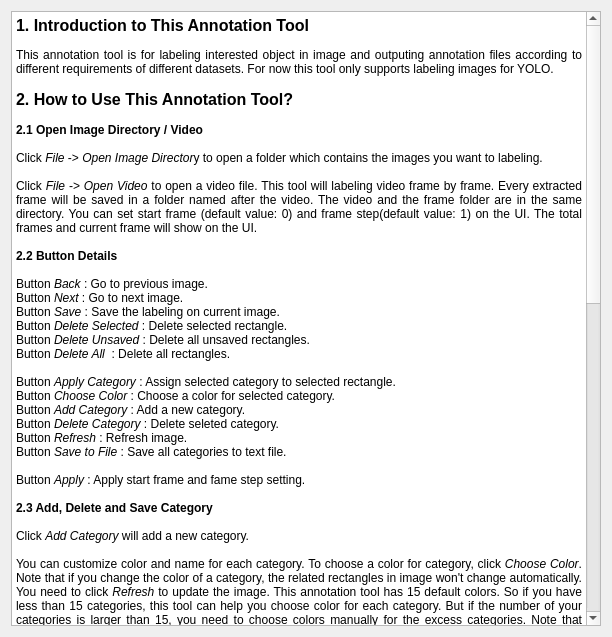
<?xml version="1.0" encoding="UTF-8"?>
<ui version="4.0">
 <class>Dialog</class>
 <widget class="QDialog" name="Dialog">
  <property name="geometry">
   <rect>
    <x>0</x>
    <y>0</y>
    <width>612</width>
    <height>637</height>
   </rect>
  </property>
  <property name="windowTitle">
   <string>Dialog</string>
  </property>
  <layout class="QHBoxLayout" name="horizontalLayout">
   <item>
    <widget class="QTextEdit" name="textEdit">
     <property name="readOnly">
      <bool>true</bool>
     </property>
     <property name="html">
      <string>&lt;!DOCTYPE HTML PUBLIC &quot;-//W3C//DTD HTML 4.0//EN&quot; &quot;http://www.w3.org/TR/REC-html40/strict.dtd&quot;&gt;
&lt;html&gt;&lt;head&gt;&lt;meta name=&quot;qrichtext&quot; content=&quot;1&quot; /&gt;&lt;style type=&quot;text/css&quot;&gt;
p, li { white-space: pre-wrap; }
&lt;/style&gt;&lt;/head&gt;&lt;body style=&quot; font-family:'MS Shell Dlg 2'; font-size:8.25pt; font-weight:400; font-style:normal;&quot;&gt;
&lt;p style=&quot; margin-top:0px; margin-bottom:0px; margin-left:0px; margin-right:0px; -qt-block-indent:0; text-indent:0px;&quot;&gt;&lt;span style=&quot; font-size:12pt; font-weight:600;&quot;&gt;1. Introduction to This Annotation Tool&lt;/span&gt;&lt;/p&gt;
&lt;p style=&quot;-qt-paragraph-type:empty; margin-top:0px; margin-bottom:0px; margin-left:0px; margin-right:0px; -qt-block-indent:0; text-indent:0px;&quot;&gt;&lt;br /&gt;&lt;/p&gt;
&lt;p align=&quot;justify&quot; style=&quot; margin-top:0px; margin-bottom:0px; margin-left:0px; margin-right:0px; -qt-block-indent:0; text-indent:0px;&quot;&gt;&lt;span style=&quot; font-size:9pt;&quot;&gt;This annotation tool is for labeling interested object in image and outputing annotation files according to different requirements of different datasets. For now this tool only supports labeling images for YOLO.&lt;/span&gt;&lt;/p&gt;
&lt;p align=&quot;justify&quot; style=&quot;-qt-paragraph-type:empty; margin-top:0px; margin-bottom:0px; margin-left:0px; margin-right:0px; -qt-block-indent:0; text-indent:0px; font-size:9pt;&quot;&gt;&lt;br /&gt;&lt;/p&gt;
&lt;p align=&quot;justify&quot; style=&quot; margin-top:0px; margin-bottom:0px; margin-left:0px; margin-right:0px; -qt-block-indent:0; text-indent:0px;&quot;&gt;&lt;span style=&quot; font-size:12pt; font-weight:600;&quot;&gt;2. How to Use This Annotation Tool?&lt;/span&gt;&lt;/p&gt;
&lt;p align=&quot;justify&quot; style=&quot;-qt-paragraph-type:empty; margin-top:0px; margin-bottom:0px; margin-left:0px; margin-right:0px; -qt-block-indent:0; text-indent:0px; font-size:9pt;&quot;&gt;&lt;br /&gt;&lt;/p&gt;
&lt;p align=&quot;justify&quot; style=&quot; margin-top:0px; margin-bottom:0px; margin-left:0px; margin-right:0px; -qt-block-indent:0; text-indent:0px;&quot;&gt;&lt;span style=&quot; font-size:9pt; font-weight:600;&quot;&gt;2.1 Open Image Directory / Video&lt;/span&gt;&lt;/p&gt;
&lt;p align=&quot;justify&quot; style=&quot;-qt-paragraph-type:empty; margin-top:0px; margin-bottom:0px; margin-left:0px; margin-right:0px; -qt-block-indent:0; text-indent:0px; font-size:9pt;&quot;&gt;&lt;br /&gt;&lt;/p&gt;
&lt;p align=&quot;justify&quot; style=&quot; margin-top:0px; margin-bottom:0px; margin-left:0px; margin-right:0px; -qt-block-indent:0; text-indent:0px;&quot;&gt;&lt;span style=&quot; font-size:9pt;&quot;&gt;Click &lt;/span&gt;&lt;span style=&quot; font-size:9pt; font-style:italic;&quot;&gt;File &lt;/span&gt;&lt;span style=&quot; font-size:9pt;&quot;&gt;-&amp;gt; &lt;/span&gt;&lt;span style=&quot; font-size:9pt; font-style:italic;&quot;&gt;Open Image Director&lt;/span&gt;&lt;span style=&quot; font-size:9pt;&quot;&gt;y to open a folder which contains the images you want to labeling. &lt;/span&gt;&lt;/p&gt;
&lt;p align=&quot;justify&quot; style=&quot;-qt-paragraph-type:empty; margin-top:0px; margin-bottom:0px; margin-left:0px; margin-right:0px; -qt-block-indent:0; text-indent:0px; font-size:9pt;&quot;&gt;&lt;br /&gt;&lt;/p&gt;
&lt;p align=&quot;justify&quot; style=&quot; margin-top:0px; margin-bottom:0px; margin-left:0px; margin-right:0px; -qt-block-indent:0; text-indent:0px;&quot;&gt;&lt;span style=&quot; font-size:9pt;&quot;&gt;Click &lt;/span&gt;&lt;span style=&quot; font-size:9pt; font-style:italic;&quot;&gt;File&lt;/span&gt;&lt;span style=&quot; font-size:9pt;&quot;&gt; -&amp;gt; &lt;/span&gt;&lt;span style=&quot; font-size:9pt; font-style:italic;&quot;&gt;Open Video &lt;/span&gt;&lt;span style=&quot; font-size:9pt;&quot;&gt;to open a video file. This tool will labeling video frame by frame. Every extracted frame will be saved in a folder named after the video. The video and the frame folder are in the same directory. You can set start frame (default value: 0) and frame step(default value: 1) on the UI. The total frames and current frame will show on the UI.&lt;/span&gt;&lt;/p&gt;
&lt;p align=&quot;justify&quot; style=&quot;-qt-paragraph-type:empty; margin-top:0px; margin-bottom:0px; margin-left:0px; margin-right:0px; -qt-block-indent:0; text-indent:0px; font-size:9pt;&quot;&gt;&lt;br /&gt;&lt;/p&gt;
&lt;p align=&quot;justify&quot; style=&quot; margin-top:0px; margin-bottom:0px; margin-left:0px; margin-right:0px; -qt-block-indent:0; text-indent:0px;&quot;&gt;&lt;span style=&quot; font-size:9pt; font-weight:600;&quot;&gt;2.2 Button Details&lt;/span&gt;&lt;/p&gt;
&lt;p align=&quot;justify&quot; style=&quot;-qt-paragraph-type:empty; margin-top:0px; margin-bottom:0px; margin-left:0px; margin-right:0px; -qt-block-indent:0; text-indent:0px; font-size:9pt;&quot;&gt;&lt;br /&gt;&lt;/p&gt;
&lt;p align=&quot;justify&quot; style=&quot; margin-top:0px; margin-bottom:0px; margin-left:0px; margin-right:0px; -qt-block-indent:0; text-indent:0px;&quot;&gt;&lt;span style=&quot; font-size:9pt;&quot;&gt;Button &lt;/span&gt;&lt;span style=&quot; font-size:9pt; font-style:italic;&quot;&gt;Back &lt;/span&gt;&lt;span style=&quot; font-size:9pt;&quot;&gt;: Go to previous image.&lt;/span&gt;&lt;/p&gt;
&lt;p align=&quot;justify&quot; style=&quot; margin-top:0px; margin-bottom:0px; margin-left:0px; margin-right:0px; -qt-block-indent:0; text-indent:0px;&quot;&gt;&lt;span style=&quot; font-size:9pt;&quot;&gt;Button &lt;/span&gt;&lt;span style=&quot; font-size:9pt; font-style:italic;&quot;&gt;Next &lt;/span&gt;&lt;span style=&quot; font-size:9pt;&quot;&gt;: Go to next image.&lt;/span&gt;&lt;/p&gt;
&lt;p align=&quot;justify&quot; style=&quot; margin-top:0px; margin-bottom:0px; margin-left:0px; margin-right:0px; -qt-block-indent:0; text-indent:0px;&quot;&gt;&lt;span style=&quot; font-size:9pt;&quot;&gt;Button &lt;/span&gt;&lt;span style=&quot; font-size:9pt; font-style:italic;&quot;&gt;Save &lt;/span&gt;&lt;span style=&quot; font-size:9pt;&quot;&gt;: Save the labeling on current image.&lt;/span&gt;&lt;/p&gt;
&lt;p align=&quot;justify&quot; style=&quot; margin-top:0px; margin-bottom:0px; margin-left:0px; margin-right:0px; -qt-block-indent:0; text-indent:0px;&quot;&gt;&lt;span style=&quot; font-size:9pt;&quot;&gt;Button &lt;/span&gt;&lt;span style=&quot; font-size:9pt; font-style:italic;&quot;&gt;Delete Selected &lt;/span&gt;&lt;span style=&quot; font-size:9pt;&quot;&gt;: Delete selected rectangle.&lt;/span&gt;&lt;/p&gt;
&lt;p align=&quot;justify&quot; style=&quot; margin-top:0px; margin-bottom:0px; margin-left:0px; margin-right:0px; -qt-block-indent:0; text-indent:0px;&quot;&gt;&lt;span style=&quot; font-size:9pt;&quot;&gt;Button &lt;/span&gt;&lt;span style=&quot; font-size:9pt; font-style:italic;&quot;&gt;Delete Unsaved &lt;/span&gt;&lt;span style=&quot; font-size:9pt;&quot;&gt;: Delete all unsaved rectangles.&lt;/span&gt;&lt;/p&gt;
&lt;p align=&quot;justify&quot; style=&quot; margin-top:0px; margin-bottom:0px; margin-left:0px; margin-right:0px; -qt-block-indent:0; text-indent:0px;&quot;&gt;&lt;span style=&quot; font-size:9pt;&quot;&gt;Button &lt;/span&gt;&lt;span style=&quot; font-size:9pt; font-style:italic;&quot;&gt;Delete All&lt;/span&gt;&lt;span style=&quot; font-size:9pt;&quot;&gt;  : Delete all rectangles.&lt;/span&gt;&lt;/p&gt;
&lt;p align=&quot;justify&quot; style=&quot;-qt-paragraph-type:empty; margin-top:0px; margin-bottom:0px; margin-left:0px; margin-right:0px; -qt-block-indent:0; text-indent:0px; font-size:9pt;&quot;&gt;&lt;br /&gt;&lt;/p&gt;
&lt;p align=&quot;justify&quot; style=&quot; margin-top:0px; margin-bottom:0px; margin-left:0px; margin-right:0px; -qt-block-indent:0; text-indent:0px;&quot;&gt;&lt;span style=&quot; font-size:9pt;&quot;&gt;Button &lt;/span&gt;&lt;span style=&quot; font-size:9pt; font-style:italic;&quot;&gt;Apply Category&lt;/span&gt;&lt;span style=&quot; font-size:9pt;&quot;&gt; : Assign selected category to selected rectangle.&lt;/span&gt;&lt;/p&gt;
&lt;p align=&quot;justify&quot; style=&quot; margin-top:0px; margin-bottom:0px; margin-left:0px; margin-right:0px; -qt-block-indent:0; text-indent:0px;&quot;&gt;&lt;span style=&quot; font-size:9pt;&quot;&gt;Button &lt;/span&gt;&lt;span style=&quot; font-size:9pt; font-style:italic;&quot;&gt;Choose Color&lt;/span&gt;&lt;span style=&quot; font-size:9pt;&quot;&gt; : Choose a color for selected category.&lt;/span&gt;&lt;/p&gt;
&lt;p align=&quot;justify&quot; style=&quot; margin-top:0px; margin-bottom:0px; margin-left:0px; margin-right:0px; -qt-block-indent:0; text-indent:0px;&quot;&gt;&lt;span style=&quot; font-size:9pt;&quot;&gt;Button &lt;/span&gt;&lt;span style=&quot; font-size:9pt; font-style:italic;&quot;&gt;Add Category&lt;/span&gt;&lt;span style=&quot; font-size:9pt;&quot;&gt; : Add a new category.&lt;/span&gt;&lt;/p&gt;
&lt;p align=&quot;justify&quot; style=&quot; margin-top:0px; margin-bottom:0px; margin-left:0px; margin-right:0px; -qt-block-indent:0; text-indent:0px;&quot;&gt;&lt;span style=&quot; font-size:9pt;&quot;&gt;Button &lt;/span&gt;&lt;span style=&quot; font-size:9pt; font-style:italic;&quot;&gt;Delete Category&lt;/span&gt;&lt;span style=&quot; font-size:9pt;&quot;&gt; : Delete seleted category.&lt;/span&gt;&lt;/p&gt;
&lt;p align=&quot;justify&quot; style=&quot; margin-top:0px; margin-bottom:0px; margin-left:0px; margin-right:0px; -qt-block-indent:0; text-indent:0px;&quot;&gt;&lt;span style=&quot; font-size:9pt;&quot;&gt;Button &lt;/span&gt;&lt;span style=&quot; font-size:9pt; font-style:italic;&quot;&gt;Refresh&lt;/span&gt;&lt;span style=&quot; font-size:9pt;&quot;&gt; : Refresh image.&lt;/span&gt;&lt;/p&gt;
&lt;p align=&quot;justify&quot; style=&quot; margin-top:0px; margin-bottom:0px; margin-left:0px; margin-right:0px; -qt-block-indent:0; text-indent:0px;&quot;&gt;&lt;span style=&quot; font-size:9pt;&quot;&gt;Button &lt;/span&gt;&lt;span style=&quot; font-size:9pt; font-style:italic;&quot;&gt;Save to File&lt;/span&gt;&lt;span style=&quot; font-size:9pt;&quot;&gt; : Save all categories to text file. &lt;/span&gt;&lt;/p&gt;
&lt;p align=&quot;justify&quot; style=&quot;-qt-paragraph-type:empty; margin-top:0px; margin-bottom:0px; margin-left:0px; margin-right:0px; -qt-block-indent:0; text-indent:0px; font-size:9pt;&quot;&gt;&lt;br /&gt;&lt;/p&gt;
&lt;p align=&quot;justify&quot; style=&quot; margin-top:0px; margin-bottom:0px; margin-left:0px; margin-right:0px; -qt-block-indent:0; text-indent:0px;&quot;&gt;&lt;span style=&quot; font-size:9pt;&quot;&gt;Button &lt;/span&gt;&lt;span style=&quot; font-size:9pt; font-style:italic;&quot;&gt;Apply&lt;/span&gt;&lt;span style=&quot; font-size:9pt;&quot;&gt; : Apply start frame and fame step setting.&lt;/span&gt;&lt;/p&gt;
&lt;p align=&quot;justify&quot; style=&quot;-qt-paragraph-type:empty; margin-top:0px; margin-bottom:0px; margin-left:0px; margin-right:0px; -qt-block-indent:0; text-indent:0px; font-size:9pt;&quot;&gt;&lt;br /&gt;&lt;/p&gt;
&lt;p align=&quot;justify&quot; style=&quot; margin-top:0px; margin-bottom:0px; margin-left:0px; margin-right:0px; -qt-block-indent:0; text-indent:0px;&quot;&gt;&lt;span style=&quot; font-size:9pt; font-weight:600;&quot;&gt;2.3 Add, Delete and Save Category&lt;/span&gt;&lt;/p&gt;
&lt;p align=&quot;justify&quot; style=&quot;-qt-paragraph-type:empty; margin-top:0px; margin-bottom:0px; margin-left:0px; margin-right:0px; -qt-block-indent:0; text-indent:0px; font-size:9pt;&quot;&gt;&lt;br /&gt;&lt;/p&gt;
&lt;p align=&quot;justify&quot; style=&quot; margin-top:0px; margin-bottom:0px; margin-left:0px; margin-right:0px; -qt-block-indent:0; text-indent:0px;&quot;&gt;&lt;span style=&quot; font-size:9pt;&quot;&gt;Click &lt;/span&gt;&lt;span style=&quot; font-size:9pt; font-style:italic;&quot;&gt;Add Category&lt;/span&gt;&lt;span style=&quot; font-size:9pt;&quot;&gt; will add a new category. &lt;/span&gt;&lt;/p&gt;
&lt;p align=&quot;justify&quot; style=&quot;-qt-paragraph-type:empty; margin-top:0px; margin-bottom:0px; margin-left:0px; margin-right:0px; -qt-block-indent:0; text-indent:0px; font-size:9pt;&quot;&gt;&lt;br /&gt;&lt;/p&gt;
&lt;p align=&quot;justify&quot; style=&quot; margin-top:0px; margin-bottom:0px; margin-left:0px; margin-right:0px; -qt-block-indent:0; text-indent:0px;&quot;&gt;&lt;span style=&quot; font-size:9pt;&quot;&gt;You can customize color and name for each category. To choose a color for category, click &lt;/span&gt;&lt;span style=&quot; font-size:9pt; font-style:italic;&quot;&gt;Choose Color&lt;/span&gt;&lt;span style=&quot; font-size:9pt;&quot;&gt;. Note that if you change the color of a category, the related rectangles in image won't change automatically. You need to click &lt;/span&gt;&lt;span style=&quot; font-size:9pt; font-style:italic;&quot;&gt;Refresh&lt;/span&gt;&lt;span style=&quot; font-size:9pt;&quot;&gt; to update the image. This annotation tool has 15 default colors. So if you have less than 15 categories, this tool can help you choose color for each category. But if the number of your categories is larger than 15, you need to choose colors manually for the excess categories. Note that &lt;/span&gt;&lt;span style=&quot; font-size:9pt; text-decoration: underline;&quot;&gt;NEVER&lt;/span&gt;&lt;span style=&quot; font-size:9pt;&quot;&gt; choose black for a category. The reason is in section 2.4.&lt;/span&gt;&lt;/p&gt;
&lt;p align=&quot;justify&quot; style=&quot;-qt-paragraph-type:empty; margin-top:0px; margin-bottom:0px; margin-left:0px; margin-right:0px; -qt-block-indent:0; text-indent:0px; font-size:9pt;&quot;&gt;&lt;br /&gt;&lt;/p&gt;
&lt;p align=&quot;justify&quot; style=&quot; margin-top:0px; margin-bottom:0px; margin-left:0px; margin-right:0px; -qt-block-indent:0; text-indent:0px;&quot;&gt;&lt;span style=&quot; font-size:9pt;&quot;&gt;Click on a category, then click &lt;/span&gt;&lt;span style=&quot; font-size:9pt; font-style:italic;&quot;&gt;Delete Category&lt;/span&gt;&lt;span style=&quot; font-size:9pt;&quot;&gt; will delete this category. &lt;/span&gt;&lt;/p&gt;
&lt;p align=&quot;justify&quot; style=&quot;-qt-paragraph-type:empty; margin-top:0px; margin-bottom:0px; margin-left:0px; margin-right:0px; -qt-block-indent:0; text-indent:0px; font-size:9pt;&quot;&gt;&lt;br /&gt;&lt;/p&gt;
&lt;p align=&quot;justify&quot; style=&quot; margin-top:0px; margin-bottom:0px; margin-left:0px; margin-right:0px; -qt-block-indent:0; text-indent:0px;&quot;&gt;&lt;span style=&quot; font-size:9pt;&quot;&gt;If you want to save the names of your categories for future use, click Save to File. A text file(.name) which contains the names of categories will be created in the same directory with your image folder. &lt;/span&gt;&lt;/p&gt;
&lt;p align=&quot;justify&quot; style=&quot;-qt-paragraph-type:empty; margin-top:0px; margin-bottom:0px; margin-left:0px; margin-right:0px; -qt-block-indent:0; text-indent:0px; font-size:9pt;&quot;&gt;&lt;br /&gt;&lt;/p&gt;
&lt;p align=&quot;justify&quot; style=&quot; margin-top:0px; margin-bottom:0px; margin-left:0px; margin-right:0px; -qt-block-indent:0; text-indent:0px;&quot;&gt;&lt;span style=&quot; font-size:9pt; font-weight:600;&quot;&gt;2.4 Draw Rectangle&lt;/span&gt;&lt;/p&gt;
&lt;p align=&quot;justify&quot; style=&quot;-qt-paragraph-type:empty; margin-top:0px; margin-bottom:0px; margin-left:0px; margin-right:0px; -qt-block-indent:0; text-indent:0px; font-size:9pt;&quot;&gt;&lt;br /&gt;&lt;/p&gt;
&lt;p align=&quot;justify&quot; style=&quot; margin-top:0px; margin-bottom:0px; margin-left:0px; margin-right:0px; -qt-block-indent:0; text-indent:0px;&quot;&gt;&lt;span style=&quot; font-size:9pt;&quot;&gt;Before you draw your first rectangle, you need to select a category. Click on the color or the name of a category to select it. Then you can draw a rectangle which will be assigned to the selected category. Since you already have a selected category, every newly drawn rectangle will be assigned to this category if you don't change your selection.&lt;/span&gt;&lt;/p&gt;
&lt;p align=&quot;justify&quot; style=&quot;-qt-paragraph-type:empty; margin-top:0px; margin-bottom:0px; margin-left:0px; margin-right:0px; -qt-block-indent:0; text-indent:0px; font-size:9pt;&quot;&gt;&lt;br /&gt;&lt;/p&gt;
&lt;p align=&quot;justify&quot; style=&quot; margin-top:0px; margin-bottom:0px; margin-left:0px; margin-right:0px; -qt-block-indent:0; text-indent:0px;&quot;&gt;&lt;span style=&quot; font-size:9pt;&quot;&gt;Drawing rectangle should start from left-top corner. Otherwise the annotation in output file cannot be used for training.&lt;/span&gt;&lt;/p&gt;
&lt;p align=&quot;justify&quot; style=&quot;-qt-paragraph-type:empty; margin-top:0px; margin-bottom:0px; margin-left:0px; margin-right:0px; -qt-block-indent:0; text-indent:0px; font-size:9pt;&quot;&gt;&lt;br /&gt;&lt;/p&gt;
&lt;p align=&quot;justify&quot; style=&quot; margin-top:0px; margin-bottom:0px; margin-left:0px; margin-right:0px; -qt-block-indent:0; text-indent:0px;&quot;&gt;&lt;span style=&quot; font-size:9pt;&quot;&gt;Each category has a unique ID which is a number. You can find it on the header of a category. And each rectangle will show its category ID on the left-top corner.&lt;/span&gt;&lt;/p&gt;
&lt;p align=&quot;justify&quot; style=&quot;-qt-paragraph-type:empty; margin-top:0px; margin-bottom:0px; margin-left:0px; margin-right:0px; -qt-block-indent:0; text-indent:0px; font-size:9pt;&quot;&gt;&lt;br /&gt;&lt;/p&gt;
&lt;p align=&quot;justify&quot; style=&quot; margin-top:0px; margin-bottom:0px; margin-left:0px; margin-right:0px; -qt-block-indent:0; text-indent:0px;&quot;&gt;&lt;span style=&quot; font-size:9pt;&quot;&gt;If you assgin a rectangle to a category which has an empty color, the color of your rectangle will be black. You need to set color for this category manually. Please remember &lt;/span&gt;&lt;span style=&quot; font-size:9pt; text-decoration: underline;&quot;&gt;NEVER&lt;/span&gt;&lt;span style=&quot; font-size:9pt;&quot;&gt; choose black for a category because it will cause ambiguity.&lt;/span&gt;&lt;/p&gt;
&lt;p align=&quot;justify&quot; style=&quot;-qt-paragraph-type:empty; margin-top:0px; margin-bottom:0px; margin-left:0px; margin-right:0px; -qt-block-indent:0; text-indent:0px; font-size:9pt;&quot;&gt;&lt;br /&gt;&lt;/p&gt;
&lt;p align=&quot;justify&quot; style=&quot; margin-top:0px; margin-bottom:0px; margin-left:0px; margin-right:0px; -qt-block-indent:0; text-indent:0px;&quot;&gt;&lt;span style=&quot; font-size:9pt; font-weight:600;&quot;&gt;2.5 Modify Rectangle&lt;/span&gt;&lt;/p&gt;
&lt;p align=&quot;justify&quot; style=&quot;-qt-paragraph-type:empty; margin-top:0px; margin-bottom:0px; margin-left:0px; margin-right:0px; -qt-block-indent:0; text-indent:0px; font-size:9pt;&quot;&gt;&lt;br /&gt;&lt;/p&gt;
&lt;p align=&quot;justify&quot; style=&quot; margin-top:0px; margin-bottom:0px; margin-left:0px; margin-right:0px; -qt-block-indent:0; text-indent:0px;&quot;&gt;&lt;span style=&quot; font-size:9pt;&quot;&gt;If you want to modify a rectangle, you need to select it first. Right click in the rectangle to select it. The bounding of selected rectangle will change from solid line to gray dash line. You can only select one rectangle at a time. Note that newly drawn rectangle will be selected automatically.&lt;/span&gt;&lt;/p&gt;
&lt;p align=&quot;justify&quot; style=&quot;-qt-paragraph-type:empty; margin-top:0px; margin-bottom:0px; margin-left:0px; margin-right:0px; -qt-block-indent:0; text-indent:0px; font-size:9pt;&quot;&gt;&lt;br /&gt;&lt;/p&gt;
&lt;p align=&quot;justify&quot; style=&quot; margin-top:0px; margin-bottom:0px; margin-left:0px; margin-right:0px; -qt-block-indent:0; text-indent:0px;&quot;&gt;&lt;span style=&quot; font-size:9pt;&quot;&gt;Once you have selected a rectangle, you can modify it. To change the categoty, click on the category you want to change to, then click &lt;/span&gt;&lt;span style=&quot; font-size:9pt; font-style:italic;&quot;&gt;Apply Category&lt;/span&gt;&lt;span style=&quot; font-size:9pt;&quot;&gt;. To delete selected rectangle, click &lt;/span&gt;&lt;span style=&quot; font-size:9pt; font-style:italic;&quot;&gt;Delete Selected&lt;/span&gt;&lt;span style=&quot; font-size:9pt;&quot;&gt;.&lt;/span&gt;&lt;/p&gt;
&lt;p align=&quot;justify&quot; style=&quot;-qt-paragraph-type:empty; margin-top:0px; margin-bottom:0px; margin-left:0px; margin-right:0px; -qt-block-indent:0; text-indent:0px; font-size:9pt;&quot;&gt;&lt;br /&gt;&lt;/p&gt;
&lt;p align=&quot;justify&quot; style=&quot; margin-top:0px; margin-bottom:0px; margin-left:0px; margin-right:0px; -qt-block-indent:0; text-indent:0px;&quot;&gt;&lt;span style=&quot; font-size:9pt; font-weight:600;&quot;&gt;2.6 Keyboard Shortcuts&lt;/span&gt;&lt;/p&gt;
&lt;p align=&quot;justify&quot; style=&quot;-qt-paragraph-type:empty; margin-top:0px; margin-bottom:0px; margin-left:0px; margin-right:0px; -qt-block-indent:0; text-indent:0px; font-size:9pt;&quot;&gt;&lt;br /&gt;&lt;/p&gt;
&lt;p align=&quot;justify&quot; style=&quot; margin-top:0px; margin-bottom:0px; margin-left:0px; margin-right:0px; -qt-block-indent:0; text-indent:0px;&quot;&gt;&lt;span style=&quot; font-size:9pt;&quot;&gt;Key_B : Button &lt;/span&gt;&lt;span style=&quot; font-size:9pt; font-style:italic;&quot;&gt;Back&lt;/span&gt;&lt;/p&gt;
&lt;p align=&quot;justify&quot; style=&quot; margin-top:0px; margin-bottom:0px; margin-left:0px; margin-right:0px; -qt-block-indent:0; text-indent:0px;&quot;&gt;&lt;span style=&quot; font-size:9pt;&quot;&gt;Key_N : Button &lt;/span&gt;&lt;span style=&quot; font-size:9pt; font-style:italic;&quot;&gt;Next&lt;/span&gt;&lt;/p&gt;
&lt;p align=&quot;justify&quot; style=&quot; margin-top:0px; margin-bottom:0px; margin-left:0px; margin-right:0px; -qt-block-indent:0; text-indent:0px;&quot;&gt;&lt;span style=&quot; font-size:9pt;&quot;&gt;Key_S : Button &lt;/span&gt;&lt;span style=&quot; font-size:9pt; font-style:italic;&quot;&gt;Save&lt;/span&gt;&lt;/p&gt;
&lt;p align=&quot;justify&quot; style=&quot; margin-top:0px; margin-bottom:0px; margin-left:0px; margin-right:0px; -qt-block-indent:0; text-indent:0px;&quot;&gt;&lt;span style=&quot; font-size:9pt;&quot;&gt;Key_D : Button &lt;/span&gt;&lt;span style=&quot; font-size:9pt; font-style:italic;&quot;&gt;Delete Selected&lt;/span&gt;&lt;/p&gt;
&lt;p align=&quot;justify&quot; style=&quot; margin-top:0px; margin-bottom:0px; margin-left:0px; margin-right:0px; -qt-block-indent:0; text-indent:0px;&quot;&gt;&lt;span style=&quot; font-size:9pt;&quot;&gt;Key_E : Button &lt;/span&gt;&lt;span style=&quot; font-size:9pt; font-style:italic;&quot;&gt;Apply Category&lt;/span&gt;&lt;/p&gt;
&lt;p align=&quot;justify&quot; style=&quot; margin-top:0px; margin-bottom:0px; margin-left:0px; margin-right:0px; -qt-block-indent:0; text-indent:0px;&quot;&gt;&lt;span style=&quot; font-size:9pt;&quot;&gt;Key_0, 1, 2, 3, 4, 5, 6, 7, 8, 9 : For entering category ID&lt;/span&gt;&lt;/p&gt;
&lt;p align=&quot;justify&quot; style=&quot;-qt-paragraph-type:empty; margin-top:0px; margin-bottom:0px; margin-left:0px; margin-right:0px; -qt-block-indent:0; text-indent:0px; font-size:9pt;&quot;&gt;&lt;br /&gt;&lt;/p&gt;
&lt;p align=&quot;justify&quot; style=&quot; margin-top:0px; margin-bottom:0px; margin-left:0px; margin-right:0px; -qt-block-indent:0; text-indent:0px;&quot;&gt;&lt;span style=&quot; font-size:9pt;&quot;&gt;To use keyboard shortcuts, you &lt;/span&gt;&lt;span style=&quot; font-size:9pt; text-decoration: underline;&quot;&gt;MUST&lt;/span&gt;&lt;span style=&quot; font-size:9pt;&quot;&gt; select a rectangle first. In other words, the keyboard shortcuts are disabled when there is no selected rectangle. Once you have a selected rectangle, you can modify it by using keyboard.&lt;/span&gt;&lt;/p&gt;
&lt;p align=&quot;justify&quot; style=&quot;-qt-paragraph-type:empty; margin-top:0px; margin-bottom:0px; margin-left:0px; margin-right:0px; -qt-block-indent:0; text-indent:0px; font-size:9pt;&quot;&gt;&lt;br /&gt;&lt;/p&gt;
&lt;p align=&quot;justify&quot; style=&quot; margin-top:0px; margin-bottom:0px; margin-left:0px; margin-right:0px; -qt-block-indent:0; text-indent:0px;&quot;&gt;&lt;span style=&quot; font-size:9pt;&quot;&gt;To go to previous / next image, press Key_B / Key_N&lt;/span&gt;&lt;/p&gt;
&lt;p align=&quot;justify&quot; style=&quot; margin-top:0px; margin-bottom:0px; margin-left:0px; margin-right:0px; -qt-block-indent:0; text-indent:0px;&quot;&gt;&lt;span style=&quot; font-size:9pt;&quot;&gt;To save all rectangles, press Key_S&lt;/span&gt;&lt;/p&gt;
&lt;p align=&quot;justify&quot; style=&quot; margin-top:0px; margin-bottom:0px; margin-left:0px; margin-right:0px; -qt-block-indent:0; text-indent:0px;&quot;&gt;&lt;span style=&quot; font-size:9pt;&quot;&gt;To delete selected rectangle, press Key_D&lt;/span&gt;&lt;/p&gt;
&lt;p align=&quot;justify&quot; style=&quot; margin-top:0px; margin-bottom:0px; margin-left:0px; margin-right:0px; -qt-block-indent:0; text-indent:0px;&quot;&gt;&lt;span style=&quot; font-size:9pt;&quot;&gt;To change category, input the category ID you want to change to, then press Key_E&lt;/span&gt;&lt;/p&gt;
&lt;p align=&quot;justify&quot; style=&quot;-qt-paragraph-type:empty; margin-top:0px; margin-bottom:0px; margin-left:0px; margin-right:0px; -qt-block-indent:0; text-indent:0px; font-size:9pt;&quot;&gt;&lt;br /&gt;&lt;/p&gt;
&lt;p align=&quot;justify&quot; style=&quot;-qt-paragraph-type:empty; margin-top:0px; margin-bottom:0px; margin-left:0px; margin-right:0px; -qt-block-indent:0; text-indent:0px; font-size:9pt;&quot;&gt;&lt;br /&gt;&lt;/p&gt;
&lt;p align=&quot;justify&quot; style=&quot;-qt-paragraph-type:empty; margin-top:0px; margin-bottom:0px; margin-left:0px; margin-right:0px; -qt-block-indent:0; text-indent:0px; font-size:9pt;&quot;&gt;&lt;br /&gt;&lt;/p&gt;
&lt;p align=&quot;justify&quot; style=&quot;-qt-paragraph-type:empty; margin-top:0px; margin-bottom:0px; margin-left:0px; margin-right:0px; -qt-block-indent:0; text-indent:0px; font-size:9pt;&quot;&gt;&lt;br /&gt;&lt;/p&gt;&lt;/body&gt;&lt;/html&gt;</string>
     </property>
    </widget>
   </item>
  </layout>
 </widget>
 <layoutdefault spacing="6" margin="11"/>
 <resources/>
 <connections/>
</ui>
